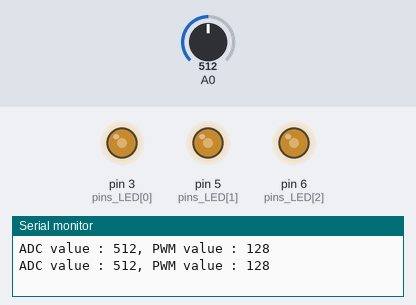
Bench run of a sketch on a simulated Arduino Uno, built with avr-gcc and run on an emulated ATmega328P. Shown: output pins drawn as LEDs (lit = HIGH), the last lines printed to the serial monitor. Inputs (shaded band) come from the test bench; at power-on: A0 = 512. Pins used as bus, display or sensor lines are not drawn.

Above: at 1.8 s.
1.9 s: A0 set to 716
At 3.1 s:
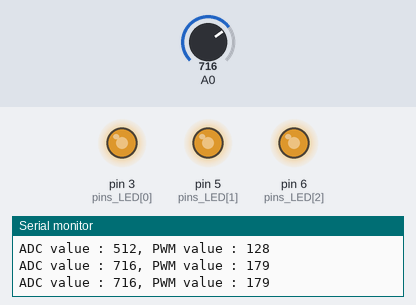
3.5 s: A0 set to 900
At 4.6 s:
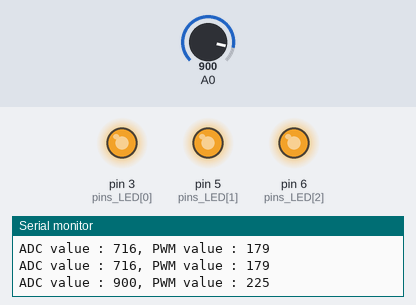
5.5 s: A0 set to 122
At 7.2 s:
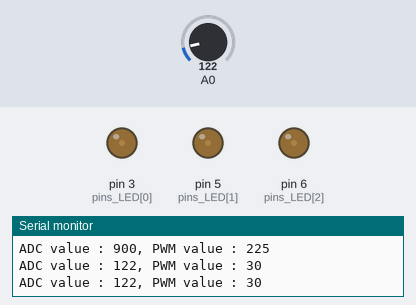
7.5 s: A0 set to 0
At 9.0 s:
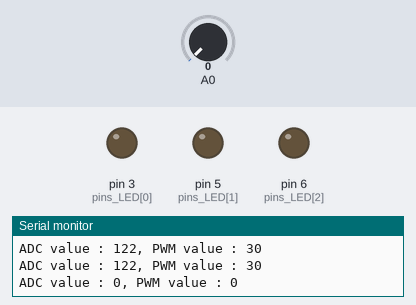
Timing chart, 0 to 10.5 s (numbered marks = the images above; inputs shaded):
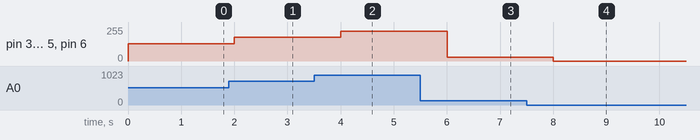

Measured:
- after the input at 1.9 s, pin 3 (pins_LED[0]), pin 5 (pins_LED[1]), pin 6 (pins_LED[2]): 128/255 → 179/255 after 0.10 s
- after the input at 3.5 s, pin 3 (pins_LED[0]), pin 5 (pins_LED[1]), pin 6 (pins_LED[2]): 179/255 → 225/255 after 0.50 s
- after the input at 5.5 s, pin 3 (pins_LED[0]), pin 5 (pins_LED[1]), pin 6 (pins_LED[2]): 225/255 → 30/255 after 0.51 s
- after the input at 7.5 s, pin 3 (pins_LED[0]), pin 5 (pins_LED[1]), pin 6 (pins_LED[2]): 30/255 → 0/255 after 0.51 s

The sketch:

PWM_Brightness_Control.ino
```cpp
int pins_LED[] = {3, 5, 6}; // LED 연결 핀

void setup() {
  Serial.begin(9600);
  for (int i = 0; i < 4; i++) {
    pinMode(pins_LED[i], OUTPUT);
  }
  pinMode(A0, INPUT); // 가변저항 연결 핀 입력으로 설정
}

void loop() {
  int ADC_value = analogRead(A0); // ADC 값
  int PWM_value = ADC_value >> 2; // PWM 값
  Serial.print(String("ADC value : ") + ADC_value);
  Serial.println(String(", PWM value : ") + PWM_value);
  for (int i = 0; i < 4; i++) { // LED 밝기 조절
    analogWrite(pins_LED[i], PWM_value);
  }
  delay(1000);
}
```
